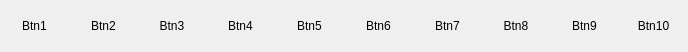
<?xml version="1.0" encoding="UTF-8"?>
<ui version="4.0">
 <class>Form</class>
 <widget class="QWidget" name="Form">
  <property name="geometry">
   <rect>
    <x>0</x>
    <y>0</y>
    <width>688</width>
    <height>52</height>
   </rect>
  </property>
  <property name="sizePolicy">
   <sizepolicy hsizetype="MinimumExpanding" vsizetype="MinimumExpanding">
    <horstretch>0</horstretch>
    <verstretch>0</verstretch>
   </sizepolicy>
  </property>
  <property name="windowTitle">
   <string>Form</string>
  </property>
  <property name="styleSheet">
   <string notr="true">/* Configuration du conteneur principal */
QWidget#Form {
    border: none;
    border-radius: 20px;
}

/* Style des boutons pour l'effet capsule */
QToolButton {
    border: none;
    background: transparent;
    border-radius: 20px; 
    margin: 0px;
}

/* Outil sélectionné et validé (sans bordure) */
QToolButton:checked {
    background-color: rgba(100, 150, 200, 0.4);
    border: none;
}

/* Feedback au survol (sans bordure) */
QToolButton:hover {
    background-color: rgba(100, 150, 200, 0.2);
    border: none;
}

/* État combiné : outil sélectionné et survolé (sans bordure) */
QToolButton:checked:hover {
    background-color: rgba(100, 150, 200, 0.5);
    border: none;
}</string>
  </property>
  <layout class="QHBoxLayout" name="horizontalLayout_2">
   <property name="spacing">
    <number>0</number>
   </property>
   <property name="leftMargin">
    <number>0</number>
   </property>
   <property name="topMargin">
    <number>0</number>
   </property>
   <property name="rightMargin">
    <number>0</number>
   </property>
   <property name="bottomMargin">
    <number>0</number>
   </property>
   <item>
    <layout class="QGridLayout" name="gridLayout_1">
     <property name="spacing">
      <number>5</number>
     </property>
     <item row="0" column="0">
      <widget class="QToolButton" name="toolButton_1">
       <property name="sizePolicy">
        <sizepolicy hsizetype="Minimum" vsizetype="Minimum">
         <horstretch>0</horstretch>
         <verstretch>0</verstretch>
        </sizepolicy>
       </property>
       <property name="minimumSize">
        <size>
         <width>32</width>
         <height>32</height>
        </size>
       </property>
       <property name="maximumSize">
        <size>
         <width>16777215</width>
         <height>16777215</height>
        </size>
       </property>
       <property name="text">
        <string>Btn1</string>
       </property>
       <property name="iconSize">
        <size>
         <width>40</width>
         <height>40</height>
        </size>
       </property>
      </widget>
     </item>
    </layout>
   </item>
   <item>
    <layout class="QHBoxLayout" name="horizontalLayout">
     <property name="spacing">
      <number>5</number>
     </property>
     <item>
      <widget class="QToolButton" name="toolButton_2">
       <property name="sizePolicy">
        <sizepolicy hsizetype="Minimum" vsizetype="Minimum">
         <horstretch>0</horstretch>
         <verstretch>0</verstretch>
        </sizepolicy>
       </property>
       <property name="minimumSize">
        <size>
         <width>32</width>
         <height>32</height>
        </size>
       </property>
       <property name="maximumSize">
        <size>
         <width>16777215</width>
         <height>16777215</height>
        </size>
       </property>
       <property name="text">
        <string>Btn2</string>
       </property>
       <property name="iconSize">
        <size>
         <width>40</width>
         <height>40</height>
        </size>
       </property>
      </widget>
     </item>
    </layout>
   </item>
   <item>
    <layout class="QGridLayout" name="gridLayout_3">
     <property name="spacing">
      <number>5</number>
     </property>
     <item row="0" column="0">
      <widget class="QToolButton" name="toolButton_3">
       <property name="sizePolicy">
        <sizepolicy hsizetype="Minimum" vsizetype="Minimum">
         <horstretch>0</horstretch>
         <verstretch>0</verstretch>
        </sizepolicy>
       </property>
       <property name="minimumSize">
        <size>
         <width>32</width>
         <height>32</height>
        </size>
       </property>
       <property name="maximumSize">
        <size>
         <width>16777215</width>
         <height>16777215</height>
        </size>
       </property>
       <property name="text">
        <string>Btn3</string>
       </property>
       <property name="iconSize">
        <size>
         <width>40</width>
         <height>40</height>
        </size>
       </property>
      </widget>
     </item>
    </layout>
   </item>
   <item>
    <layout class="QGridLayout" name="gridLayout_4">
     <property name="spacing">
      <number>5</number>
     </property>
     <item row="0" column="0">
      <widget class="QToolButton" name="toolButton_4">
       <property name="sizePolicy">
        <sizepolicy hsizetype="Minimum" vsizetype="Minimum">
         <horstretch>0</horstretch>
         <verstretch>0</verstretch>
        </sizepolicy>
       </property>
       <property name="minimumSize">
        <size>
         <width>32</width>
         <height>32</height>
        </size>
       </property>
       <property name="maximumSize">
        <size>
         <width>16777215</width>
         <height>16777215</height>
        </size>
       </property>
       <property name="text">
        <string>Btn4</string>
       </property>
       <property name="iconSize">
        <size>
         <width>40</width>
         <height>40</height>
        </size>
       </property>
      </widget>
     </item>
    </layout>
   </item>
   <item>
    <layout class="QGridLayout" name="gridLayout_5">
     <property name="spacing">
      <number>5</number>
     </property>
     <item row="0" column="0">
      <widget class="QToolButton" name="toolButton_5">
       <property name="sizePolicy">
        <sizepolicy hsizetype="Minimum" vsizetype="Minimum">
         <horstretch>0</horstretch>
         <verstretch>0</verstretch>
        </sizepolicy>
       </property>
       <property name="minimumSize">
        <size>
         <width>32</width>
         <height>32</height>
        </size>
       </property>
       <property name="maximumSize">
        <size>
         <width>16777215</width>
         <height>16777215</height>
        </size>
       </property>
       <property name="text">
        <string>Btn5</string>
       </property>
       <property name="iconSize">
        <size>
         <width>40</width>
         <height>40</height>
        </size>
       </property>
      </widget>
     </item>
    </layout>
   </item>
   <item>
    <layout class="QGridLayout" name="gridLayout_6_">
     <property name="spacing">
      <number>5</number>
     </property>
     <item row="0" column="0">
      <widget class="QToolButton" name="toolButton_6">
       <property name="sizePolicy">
        <sizepolicy hsizetype="Minimum" vsizetype="Minimum">
         <horstretch>0</horstretch>
         <verstretch>0</verstretch>
        </sizepolicy>
       </property>
       <property name="minimumSize">
        <size>
         <width>32</width>
         <height>32</height>
        </size>
       </property>
       <property name="maximumSize">
        <size>
         <width>16777215</width>
         <height>16777215</height>
        </size>
       </property>
       <property name="text">
        <string>Btn6</string>
       </property>
       <property name="iconSize">
        <size>
         <width>40</width>
         <height>40</height>
        </size>
       </property>
      </widget>
     </item>
    </layout>
   </item>
   <item>
    <layout class="QGridLayout" name="gridLayout_7">
     <property name="spacing">
      <number>5</number>
     </property>
     <item row="0" column="0">
      <widget class="QToolButton" name="toolButton_7">
       <property name="sizePolicy">
        <sizepolicy hsizetype="Minimum" vsizetype="Minimum">
         <horstretch>0</horstretch>
         <verstretch>0</verstretch>
        </sizepolicy>
       </property>
       <property name="minimumSize">
        <size>
         <width>32</width>
         <height>32</height>
        </size>
       </property>
       <property name="maximumSize">
        <size>
         <width>16777215</width>
         <height>16777215</height>
        </size>
       </property>
       <property name="text">
        <string>Btn7</string>
       </property>
       <property name="iconSize">
        <size>
         <width>40</width>
         <height>40</height>
        </size>
       </property>
      </widget>
     </item>
    </layout>
   </item>
   <item>
    <layout class="QGridLayout" name="gridLayout_8">
     <property name="spacing">
      <number>5</number>
     </property>
     <item row="0" column="0">
      <widget class="QToolButton" name="toolButton_8">
       <property name="sizePolicy">
        <sizepolicy hsizetype="Minimum" vsizetype="Minimum">
         <horstretch>0</horstretch>
         <verstretch>0</verstretch>
        </sizepolicy>
       </property>
       <property name="minimumSize">
        <size>
         <width>32</width>
         <height>32</height>
        </size>
       </property>
       <property name="maximumSize">
        <size>
         <width>16777215</width>
         <height>16777215</height>
        </size>
       </property>
       <property name="text">
        <string>Btn8</string>
       </property>
       <property name="iconSize">
        <size>
         <width>40</width>
         <height>40</height>
        </size>
       </property>
      </widget>
     </item>
    </layout>
   </item>
   <item>
    <layout class="QGridLayout" name="gridLayout_9">
     <property name="spacing">
      <number>5</number>
     </property>
     <item row="0" column="0">
      <widget class="QToolButton" name="toolButton_9_">
       <property name="sizePolicy">
        <sizepolicy hsizetype="Minimum" vsizetype="Minimum">
         <horstretch>0</horstretch>
         <verstretch>0</verstretch>
        </sizepolicy>
       </property>
       <property name="minimumSize">
        <size>
         <width>32</width>
         <height>32</height>
        </size>
       </property>
       <property name="maximumSize">
        <size>
         <width>16777215</width>
         <height>16777215</height>
        </size>
       </property>
       <property name="text">
        <string>Btn9</string>
       </property>
       <property name="iconSize">
        <size>
         <width>40</width>
         <height>40</height>
        </size>
       </property>
      </widget>
     </item>
    </layout>
   </item>
   <item>
    <widget class="QToolButton" name="toolButton_10">
     <property name="sizePolicy">
      <sizepolicy hsizetype="Minimum" vsizetype="Minimum">
       <horstretch>0</horstretch>
       <verstretch>0</verstretch>
      </sizepolicy>
     </property>
     <property name="minimumSize">
      <size>
       <width>32</width>
       <height>32</height>
      </size>
     </property>
     <property name="maximumSize">
      <size>
       <width>16777215</width>
       <height>16777215</height>
      </size>
     </property>
     <property name="text">
      <string>Btn10</string>
     </property>
     <property name="iconSize">
      <size>
       <width>40</width>
       <height>40</height>
      </size>
     </property>
    </widget>
   </item>
  </layout>
 </widget>
 <resources/>
 <connections/>
</ui>
